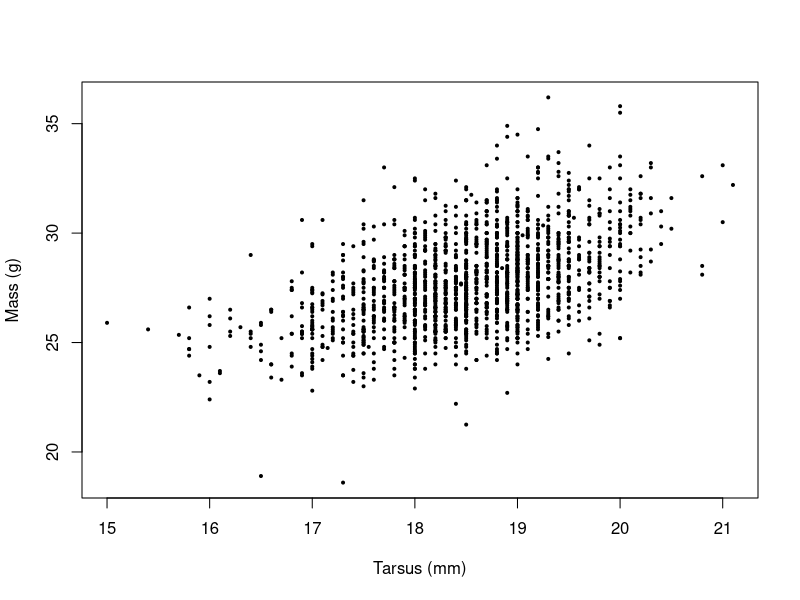
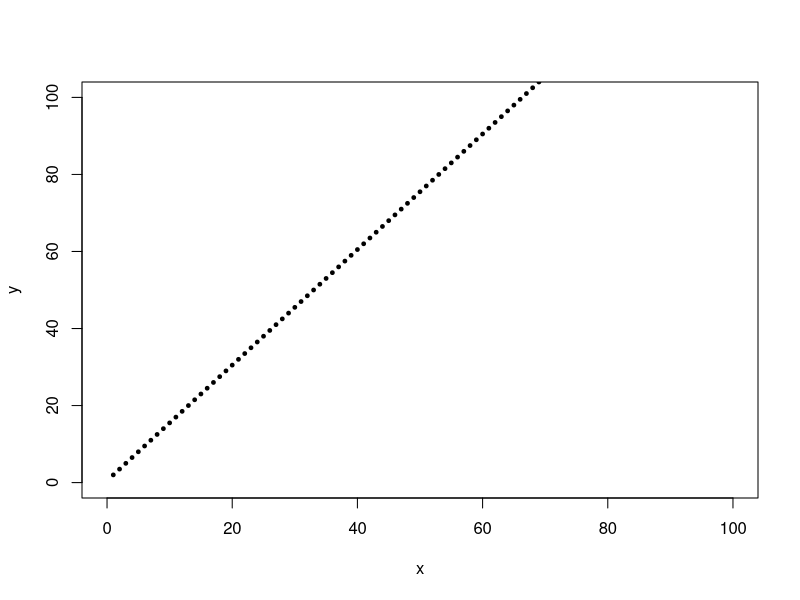
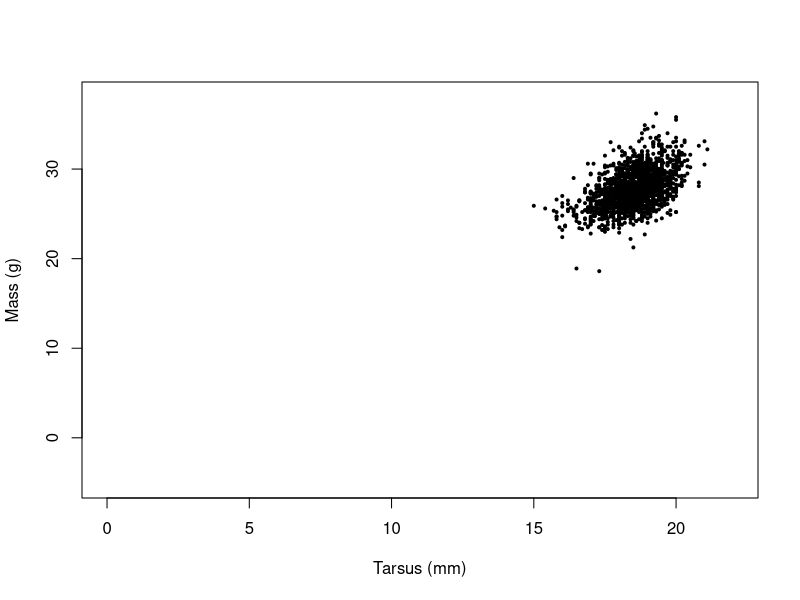
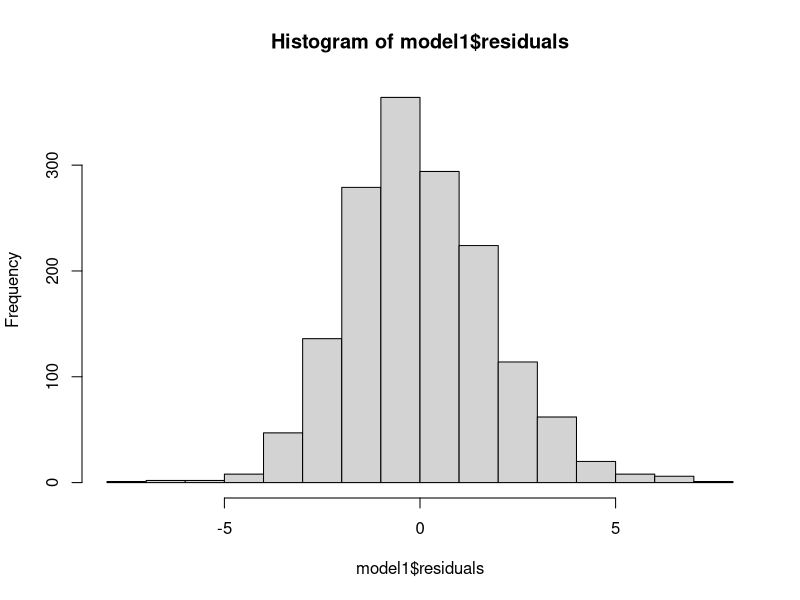
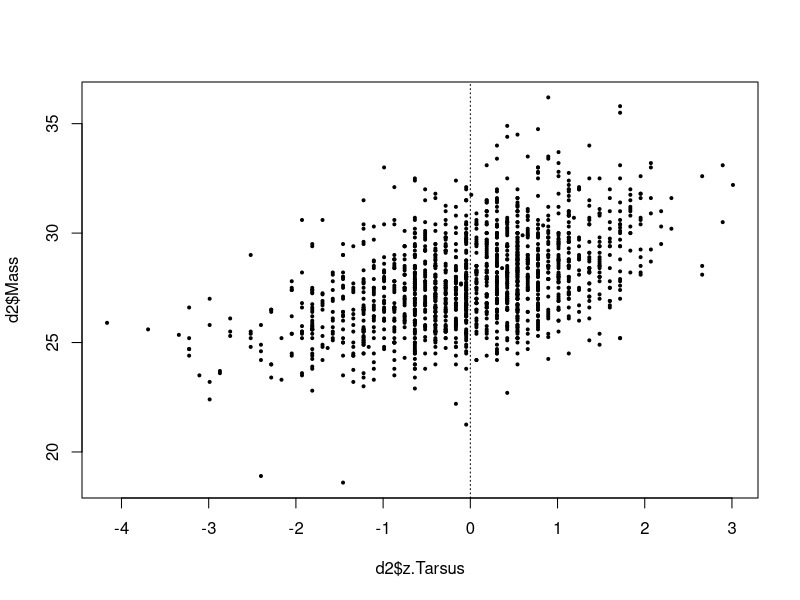

R code for these plots, in order: (Note: this script raises an error after producing the figures.)
## Desc: A script showing an example of getting residuals and testing fit of a linear model

rm(list = ls())

d <- read.table("../data/SparrowSize.txt", header = T)

plot(d$Mass ~ d$Tarsus, ylab = "Mass (g)", xlab = "Tarsus (mm)", pch = 19, cex = 0.4)

x <- c(1:100)
b <- 0.5
m <- 1.5
y <- m*x+b
plot(x, y, xlim=c(0,100), ylim = c(0,100), pch = 19, cex = 0.5)

d$Mass[1]
length(d$Mass)
d$Mass[1770]
plot(d$Mass~d$Tarsus, ylab = "Mass (g)", xlab = "Tarsus (mm)", pch = 19, cex = 0.4, ylim = c(-5, 38), xlim = c(0,22))


d1 <- subset(d, d$Mass != "NA")
d2 <- subset(d1, d$Tarsus != "NA")
length(d2$Tarsus)
model1 <- lm(Mass ~ Tarsus, data = d2)
summary(model1)

hist(model1$residuals)

head(model1$residuals)

model2 <- lm(y ~ x)

summary(model2)

d2$z.Tarsus <- scale(d2$Tarsus)
model3 <- lm(Mass ~ z.Tarsus, data = d2)
summary(model3)
plot(d2$Mass ~ d2$z.Tarsus, pch = 19, cex = 0.4)
abline(v = 0, lty = "dotted")
head(d)
str(d)
d$Sex <- as.numeric(d$Sex)
par(mfrow = c(1, 2))
plot(d$Wing ~ d$Sex.1, ylab = "Wing (mm)")
abline(lm(d$Wing ~ d$Sex), xlab = "Sex", xlim = c(-0.1, 1.1), ylab = " ")
text(0.15, 76, "intercept")
text(0.9, 77.5, "slope", col = "red")
d4 <- subset(d, d$Wing != "NA")
m4 <- lm(Wing ~ Sex, data = d4)
t4 <- t.test(d4$Wing ~ d4$Sex, var.equal = T)
par(mfrow = c(2,2))
plot(model3)
par(mfrow = c(2,2))
plot(m4)


bill = subset(d, d$Bill != "NA")
mass = subset(d, d$Mass != "NA")
## excercise
mod <- lm(bill$Mass ~ bill$Bill)
summary(mod)$coefficients










